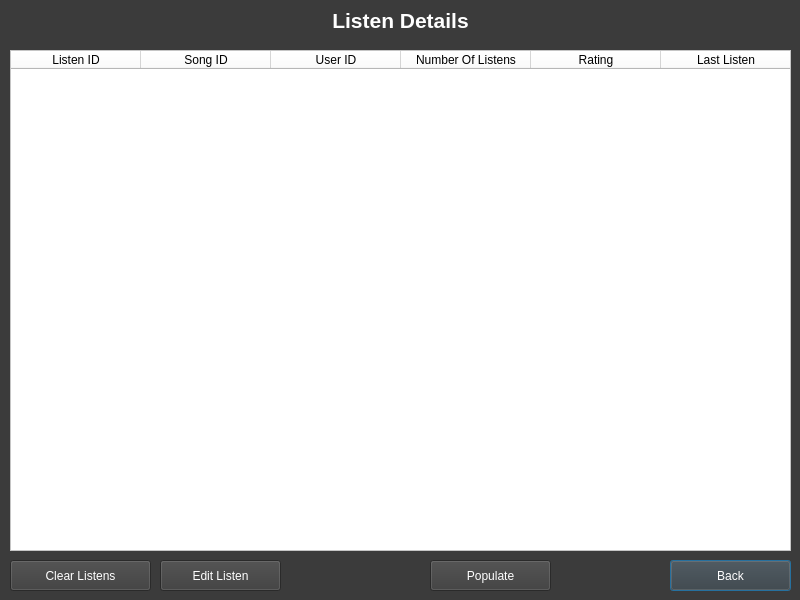
<?xml version="1.0" encoding="UTF-8"?>
<ui version="4.0">
 <class>listendetails</class>
 <widget class="QDialog" name="listendetails">
  <property name="geometry">
   <rect>
    <x>0</x>
    <y>0</y>
    <width>800</width>
    <height>600</height>
   </rect>
  </property>
  <property name="palette">
   <palette>
    <active>
     <colorrole role="WindowText">
      <brush brushstyle="SolidPattern">
       <color alpha="255">
        <red>255</red>
        <green>255</green>
        <blue>255</blue>
       </color>
      </brush>
     </colorrole>
     <colorrole role="Button">
      <brush brushstyle="SolidPattern">
       <color alpha="255">
        <red>59</red>
        <green>59</green>
        <blue>59</blue>
       </color>
      </brush>
     </colorrole>
     <colorrole role="Light">
      <brush brushstyle="SolidPattern">
       <color alpha="255">
        <red>88</red>
        <green>88</green>
        <blue>88</blue>
       </color>
      </brush>
     </colorrole>
     <colorrole role="Midlight">
      <brush brushstyle="SolidPattern">
       <color alpha="255">
        <red>73</red>
        <green>73</green>
        <blue>73</blue>
       </color>
      </brush>
     </colorrole>
     <colorrole role="Dark">
      <brush brushstyle="SolidPattern">
       <color alpha="255">
        <red>29</red>
        <green>29</green>
        <blue>29</blue>
       </color>
      </brush>
     </colorrole>
     <colorrole role="Mid">
      <brush brushstyle="SolidPattern">
       <color alpha="255">
        <red>39</red>
        <green>39</green>
        <blue>39</blue>
       </color>
      </brush>
     </colorrole>
     <colorrole role="Text">
      <brush brushstyle="SolidPattern">
       <color alpha="255">
        <red>255</red>
        <green>255</green>
        <blue>255</blue>
       </color>
      </brush>
     </colorrole>
     <colorrole role="BrightText">
      <brush brushstyle="SolidPattern">
       <color alpha="255">
        <red>255</red>
        <green>255</green>
        <blue>255</blue>
       </color>
      </brush>
     </colorrole>
     <colorrole role="ButtonText">
      <brush brushstyle="SolidPattern">
       <color alpha="255">
        <red>255</red>
        <green>255</green>
        <blue>255</blue>
       </color>
      </brush>
     </colorrole>
     <colorrole role="Base">
      <brush brushstyle="SolidPattern">
       <color alpha="255">
        <red>0</red>
        <green>0</green>
        <blue>0</blue>
       </color>
      </brush>
     </colorrole>
     <colorrole role="Window">
      <brush brushstyle="SolidPattern">
       <color alpha="255">
        <red>59</red>
        <green>59</green>
        <blue>59</blue>
       </color>
      </brush>
     </colorrole>
     <colorrole role="Shadow">
      <brush brushstyle="SolidPattern">
       <color alpha="255">
        <red>0</red>
        <green>0</green>
        <blue>0</blue>
       </color>
      </brush>
     </colorrole>
     <colorrole role="AlternateBase">
      <brush brushstyle="SolidPattern">
       <color alpha="255">
        <red>29</red>
        <green>29</green>
        <blue>29</blue>
       </color>
      </brush>
     </colorrole>
     <colorrole role="ToolTipBase">
      <brush brushstyle="SolidPattern">
       <color alpha="255">
        <red>255</red>
        <green>255</green>
        <blue>220</blue>
       </color>
      </brush>
     </colorrole>
     <colorrole role="ToolTipText">
      <brush brushstyle="SolidPattern">
       <color alpha="255">
        <red>0</red>
        <green>0</green>
        <blue>0</blue>
       </color>
      </brush>
     </colorrole>
    </active>
    <inactive>
     <colorrole role="WindowText">
      <brush brushstyle="SolidPattern">
       <color alpha="255">
        <red>255</red>
        <green>255</green>
        <blue>255</blue>
       </color>
      </brush>
     </colorrole>
     <colorrole role="Button">
      <brush brushstyle="SolidPattern">
       <color alpha="255">
        <red>59</red>
        <green>59</green>
        <blue>59</blue>
       </color>
      </brush>
     </colorrole>
     <colorrole role="Light">
      <brush brushstyle="SolidPattern">
       <color alpha="255">
        <red>88</red>
        <green>88</green>
        <blue>88</blue>
       </color>
      </brush>
     </colorrole>
     <colorrole role="Midlight">
      <brush brushstyle="SolidPattern">
       <color alpha="255">
        <red>73</red>
        <green>73</green>
        <blue>73</blue>
       </color>
      </brush>
     </colorrole>
     <colorrole role="Dark">
      <brush brushstyle="SolidPattern">
       <color alpha="255">
        <red>29</red>
        <green>29</green>
        <blue>29</blue>
       </color>
      </brush>
     </colorrole>
     <colorrole role="Mid">
      <brush brushstyle="SolidPattern">
       <color alpha="255">
        <red>39</red>
        <green>39</green>
        <blue>39</blue>
       </color>
      </brush>
     </colorrole>
     <colorrole role="Text">
      <brush brushstyle="SolidPattern">
       <color alpha="255">
        <red>255</red>
        <green>255</green>
        <blue>255</blue>
       </color>
      </brush>
     </colorrole>
     <colorrole role="BrightText">
      <brush brushstyle="SolidPattern">
       <color alpha="255">
        <red>255</red>
        <green>255</green>
        <blue>255</blue>
       </color>
      </brush>
     </colorrole>
     <colorrole role="ButtonText">
      <brush brushstyle="SolidPattern">
       <color alpha="255">
        <red>255</red>
        <green>255</green>
        <blue>255</blue>
       </color>
      </brush>
     </colorrole>
     <colorrole role="Base">
      <brush brushstyle="SolidPattern">
       <color alpha="255">
        <red>0</red>
        <green>0</green>
        <blue>0</blue>
       </color>
      </brush>
     </colorrole>
     <colorrole role="Window">
      <brush brushstyle="SolidPattern">
       <color alpha="255">
        <red>59</red>
        <green>59</green>
        <blue>59</blue>
       </color>
      </brush>
     </colorrole>
     <colorrole role="Shadow">
      <brush brushstyle="SolidPattern">
       <color alpha="255">
        <red>0</red>
        <green>0</green>
        <blue>0</blue>
       </color>
      </brush>
     </colorrole>
     <colorrole role="AlternateBase">
      <brush brushstyle="SolidPattern">
       <color alpha="255">
        <red>29</red>
        <green>29</green>
        <blue>29</blue>
       </color>
      </brush>
     </colorrole>
     <colorrole role="ToolTipBase">
      <brush brushstyle="SolidPattern">
       <color alpha="255">
        <red>255</red>
        <green>255</green>
        <blue>220</blue>
       </color>
      </brush>
     </colorrole>
     <colorrole role="ToolTipText">
      <brush brushstyle="SolidPattern">
       <color alpha="255">
        <red>0</red>
        <green>0</green>
        <blue>0</blue>
       </color>
      </brush>
     </colorrole>
    </inactive>
    <disabled>
     <colorrole role="WindowText">
      <brush brushstyle="SolidPattern">
       <color alpha="255">
        <red>29</red>
        <green>29</green>
        <blue>29</blue>
       </color>
      </brush>
     </colorrole>
     <colorrole role="Button">
      <brush brushstyle="SolidPattern">
       <color alpha="255">
        <red>59</red>
        <green>59</green>
        <blue>59</blue>
       </color>
      </brush>
     </colorrole>
     <colorrole role="Light">
      <brush brushstyle="SolidPattern">
       <color alpha="255">
        <red>88</red>
        <green>88</green>
        <blue>88</blue>
       </color>
      </brush>
     </colorrole>
     <colorrole role="Midlight">
      <brush brushstyle="SolidPattern">
       <color alpha="255">
        <red>73</red>
        <green>73</green>
        <blue>73</blue>
       </color>
      </brush>
     </colorrole>
     <colorrole role="Dark">
      <brush brushstyle="SolidPattern">
       <color alpha="255">
        <red>29</red>
        <green>29</green>
        <blue>29</blue>
       </color>
      </brush>
     </colorrole>
     <colorrole role="Mid">
      <brush brushstyle="SolidPattern">
       <color alpha="255">
        <red>39</red>
        <green>39</green>
        <blue>39</blue>
       </color>
      </brush>
     </colorrole>
     <colorrole role="Text">
      <brush brushstyle="SolidPattern">
       <color alpha="255">
        <red>29</red>
        <green>29</green>
        <blue>29</blue>
       </color>
      </brush>
     </colorrole>
     <colorrole role="BrightText">
      <brush brushstyle="SolidPattern">
       <color alpha="255">
        <red>255</red>
        <green>255</green>
        <blue>255</blue>
       </color>
      </brush>
     </colorrole>
     <colorrole role="ButtonText">
      <brush brushstyle="SolidPattern">
       <color alpha="255">
        <red>29</red>
        <green>29</green>
        <blue>29</blue>
       </color>
      </brush>
     </colorrole>
     <colorrole role="Base">
      <brush brushstyle="SolidPattern">
       <color alpha="255">
        <red>59</red>
        <green>59</green>
        <blue>59</blue>
       </color>
      </brush>
     </colorrole>
     <colorrole role="Window">
      <brush brushstyle="SolidPattern">
       <color alpha="255">
        <red>59</red>
        <green>59</green>
        <blue>59</blue>
       </color>
      </brush>
     </colorrole>
     <colorrole role="Shadow">
      <brush brushstyle="SolidPattern">
       <color alpha="255">
        <red>0</red>
        <green>0</green>
        <blue>0</blue>
       </color>
      </brush>
     </colorrole>
     <colorrole role="AlternateBase">
      <brush brushstyle="SolidPattern">
       <color alpha="255">
        <red>59</red>
        <green>59</green>
        <blue>59</blue>
       </color>
      </brush>
     </colorrole>
     <colorrole role="ToolTipBase">
      <brush brushstyle="SolidPattern">
       <color alpha="255">
        <red>255</red>
        <green>255</green>
        <blue>220</blue>
       </color>
      </brush>
     </colorrole>
     <colorrole role="ToolTipText">
      <brush brushstyle="SolidPattern">
       <color alpha="255">
        <red>0</red>
        <green>0</green>
        <blue>0</blue>
       </color>
      </brush>
     </colorrole>
    </disabled>
   </palette>
  </property>
  <property name="windowTitle">
   <string>Listen Details</string>
  </property>
  <widget class="QLabel" name="label">
   <property name="geometry">
    <rect>
     <x>0</x>
     <y>0</y>
     <width>801</width>
     <height>41</height>
    </rect>
   </property>
   <property name="text">
    <string>&lt;html&gt;&lt;head/&gt;&lt;body&gt;&lt;p align=&quot;center&quot;&gt;&lt;span style=&quot; font-size:16pt; font-weight:600;&quot;&gt;Listen Details&lt;/span&gt;&lt;/p&gt;&lt;/body&gt;&lt;/html&gt;</string>
   </property>
  </widget>
  <widget class="QTableWidget" name="listentable">
   <property name="geometry">
    <rect>
     <x>10</x>
     <y>50</y>
     <width>781</width>
     <height>501</height>
    </rect>
   </property>
   <property name="palette">
    <palette>
     <active>
      <colorrole role="WindowText">
       <brush brushstyle="SolidPattern">
        <color alpha="255">
         <red>0</red>
         <green>0</green>
         <blue>0</blue>
        </color>
       </brush>
      </colorrole>
      <colorrole role="Button">
       <brush brushstyle="SolidPattern">
        <color alpha="255">
         <red>255</red>
         <green>255</green>
         <blue>255</blue>
        </color>
       </brush>
      </colorrole>
      <colorrole role="Light">
       <brush brushstyle="SolidPattern">
        <color alpha="255">
         <red>255</red>
         <green>255</green>
         <blue>255</blue>
        </color>
       </brush>
      </colorrole>
      <colorrole role="Midlight">
       <brush brushstyle="SolidPattern">
        <color alpha="255">
         <red>255</red>
         <green>255</green>
         <blue>255</blue>
        </color>
       </brush>
      </colorrole>
      <colorrole role="Dark">
       <brush brushstyle="SolidPattern">
        <color alpha="255">
         <red>127</red>
         <green>127</green>
         <blue>127</blue>
        </color>
       </brush>
      </colorrole>
      <colorrole role="Mid">
       <brush brushstyle="SolidPattern">
        <color alpha="255">
         <red>170</red>
         <green>170</green>
         <blue>170</blue>
        </color>
       </brush>
      </colorrole>
      <colorrole role="Text">
       <brush brushstyle="SolidPattern">
        <color alpha="255">
         <red>0</red>
         <green>0</green>
         <blue>0</blue>
        </color>
       </brush>
      </colorrole>
      <colorrole role="BrightText">
       <brush brushstyle="SolidPattern">
        <color alpha="255">
         <red>255</red>
         <green>255</green>
         <blue>255</blue>
        </color>
       </brush>
      </colorrole>
      <colorrole role="ButtonText">
       <brush brushstyle="SolidPattern">
        <color alpha="255">
         <red>0</red>
         <green>0</green>
         <blue>0</blue>
        </color>
       </brush>
      </colorrole>
      <colorrole role="Base">
       <brush brushstyle="SolidPattern">
        <color alpha="255">
         <red>255</red>
         <green>255</green>
         <blue>255</blue>
        </color>
       </brush>
      </colorrole>
      <colorrole role="Window">
       <brush brushstyle="SolidPattern">
        <color alpha="255">
         <red>255</red>
         <green>255</green>
         <blue>255</blue>
        </color>
       </brush>
      </colorrole>
      <colorrole role="Shadow">
       <brush brushstyle="SolidPattern">
        <color alpha="255">
         <red>0</red>
         <green>0</green>
         <blue>0</blue>
        </color>
       </brush>
      </colorrole>
      <colorrole role="AlternateBase">
       <brush brushstyle="SolidPattern">
        <color alpha="255">
         <red>255</red>
         <green>255</green>
         <blue>255</blue>
        </color>
       </brush>
      </colorrole>
      <colorrole role="ToolTipBase">
       <brush brushstyle="SolidPattern">
        <color alpha="255">
         <red>255</red>
         <green>255</green>
         <blue>220</blue>
        </color>
       </brush>
      </colorrole>
      <colorrole role="ToolTipText">
       <brush brushstyle="SolidPattern">
        <color alpha="255">
         <red>0</red>
         <green>0</green>
         <blue>0</blue>
        </color>
       </brush>
      </colorrole>
     </active>
     <inactive>
      <colorrole role="WindowText">
       <brush brushstyle="SolidPattern">
        <color alpha="255">
         <red>0</red>
         <green>0</green>
         <blue>0</blue>
        </color>
       </brush>
      </colorrole>
      <colorrole role="Button">
       <brush brushstyle="SolidPattern">
        <color alpha="255">
         <red>255</red>
         <green>255</green>
         <blue>255</blue>
        </color>
       </brush>
      </colorrole>
      <colorrole role="Light">
       <brush brushstyle="SolidPattern">
        <color alpha="255">
         <red>255</red>
         <green>255</green>
         <blue>255</blue>
        </color>
       </brush>
      </colorrole>
      <colorrole role="Midlight">
       <brush brushstyle="SolidPattern">
        <color alpha="255">
         <red>255</red>
         <green>255</green>
         <blue>255</blue>
        </color>
       </brush>
      </colorrole>
      <colorrole role="Dark">
       <brush brushstyle="SolidPattern">
        <color alpha="255">
         <red>127</red>
         <green>127</green>
         <blue>127</blue>
        </color>
       </brush>
      </colorrole>
      <colorrole role="Mid">
       <brush brushstyle="SolidPattern">
        <color alpha="255">
         <red>170</red>
         <green>170</green>
         <blue>170</blue>
        </color>
       </brush>
      </colorrole>
      <colorrole role="Text">
       <brush brushstyle="SolidPattern">
        <color alpha="255">
         <red>0</red>
         <green>0</green>
         <blue>0</blue>
        </color>
       </brush>
      </colorrole>
      <colorrole role="BrightText">
       <brush brushstyle="SolidPattern">
        <color alpha="255">
         <red>255</red>
         <green>255</green>
         <blue>255</blue>
        </color>
       </brush>
      </colorrole>
      <colorrole role="ButtonText">
       <brush brushstyle="SolidPattern">
        <color alpha="255">
         <red>0</red>
         <green>0</green>
         <blue>0</blue>
        </color>
       </brush>
      </colorrole>
      <colorrole role="Base">
       <brush brushstyle="SolidPattern">
        <color alpha="255">
         <red>255</red>
         <green>255</green>
         <blue>255</blue>
        </color>
       </brush>
      </colorrole>
      <colorrole role="Window">
       <brush brushstyle="SolidPattern">
        <color alpha="255">
         <red>255</red>
         <green>255</green>
         <blue>255</blue>
        </color>
       </brush>
      </colorrole>
      <colorrole role="Shadow">
       <brush brushstyle="SolidPattern">
        <color alpha="255">
         <red>0</red>
         <green>0</green>
         <blue>0</blue>
        </color>
       </brush>
      </colorrole>
      <colorrole role="AlternateBase">
       <brush brushstyle="SolidPattern">
        <color alpha="255">
         <red>255</red>
         <green>255</green>
         <blue>255</blue>
        </color>
       </brush>
      </colorrole>
      <colorrole role="ToolTipBase">
       <brush brushstyle="SolidPattern">
        <color alpha="255">
         <red>255</red>
         <green>255</green>
         <blue>220</blue>
        </color>
       </brush>
      </colorrole>
      <colorrole role="ToolTipText">
       <brush brushstyle="SolidPattern">
        <color alpha="255">
         <red>0</red>
         <green>0</green>
         <blue>0</blue>
        </color>
       </brush>
      </colorrole>
     </inactive>
     <disabled>
      <colorrole role="WindowText">
       <brush brushstyle="SolidPattern">
        <color alpha="255">
         <red>127</red>
         <green>127</green>
         <blue>127</blue>
        </color>
       </brush>
      </colorrole>
      <colorrole role="Button">
       <brush brushstyle="SolidPattern">
        <color alpha="255">
         <red>255</red>
         <green>255</green>
         <blue>255</blue>
        </color>
       </brush>
      </colorrole>
      <colorrole role="Light">
       <brush brushstyle="SolidPattern">
        <color alpha="255">
         <red>255</red>
         <green>255</green>
         <blue>255</blue>
        </color>
       </brush>
      </colorrole>
      <colorrole role="Midlight">
       <brush brushstyle="SolidPattern">
        <color alpha="255">
         <red>255</red>
         <green>255</green>
         <blue>255</blue>
        </color>
       </brush>
      </colorrole>
      <colorrole role="Dark">
       <brush brushstyle="SolidPattern">
        <color alpha="255">
         <red>127</red>
         <green>127</green>
         <blue>127</blue>
        </color>
       </brush>
      </colorrole>
      <colorrole role="Mid">
       <brush brushstyle="SolidPattern">
        <color alpha="255">
         <red>170</red>
         <green>170</green>
         <blue>170</blue>
        </color>
       </brush>
      </colorrole>
      <colorrole role="Text">
       <brush brushstyle="SolidPattern">
        <color alpha="255">
         <red>127</red>
         <green>127</green>
         <blue>127</blue>
        </color>
       </brush>
      </colorrole>
      <colorrole role="BrightText">
       <brush brushstyle="SolidPattern">
        <color alpha="255">
         <red>255</red>
         <green>255</green>
         <blue>255</blue>
        </color>
       </brush>
      </colorrole>
      <colorrole role="ButtonText">
       <brush brushstyle="SolidPattern">
        <color alpha="255">
         <red>127</red>
         <green>127</green>
         <blue>127</blue>
        </color>
       </brush>
      </colorrole>
      <colorrole role="Base">
       <brush brushstyle="SolidPattern">
        <color alpha="255">
         <red>255</red>
         <green>255</green>
         <blue>255</blue>
        </color>
       </brush>
      </colorrole>
      <colorrole role="Window">
       <brush brushstyle="SolidPattern">
        <color alpha="255">
         <red>255</red>
         <green>255</green>
         <blue>255</blue>
        </color>
       </brush>
      </colorrole>
      <colorrole role="Shadow">
       <brush brushstyle="SolidPattern">
        <color alpha="255">
         <red>0</red>
         <green>0</green>
         <blue>0</blue>
        </color>
       </brush>
      </colorrole>
      <colorrole role="AlternateBase">
       <brush brushstyle="SolidPattern">
        <color alpha="255">
         <red>255</red>
         <green>255</green>
         <blue>255</blue>
        </color>
       </brush>
      </colorrole>
      <colorrole role="ToolTipBase">
       <brush brushstyle="SolidPattern">
        <color alpha="255">
         <red>255</red>
         <green>255</green>
         <blue>220</blue>
        </color>
       </brush>
      </colorrole>
      <colorrole role="ToolTipText">
       <brush brushstyle="SolidPattern">
        <color alpha="255">
         <red>0</red>
         <green>0</green>
         <blue>0</blue>
        </color>
       </brush>
      </colorrole>
     </disabled>
    </palette>
   </property>
   <property name="horizontalScrollBarPolicy">
    <enum>Qt::ScrollBarAlwaysOff</enum>
   </property>
   <property name="autoScrollMargin">
    <number>20</number>
   </property>
   <property name="alternatingRowColors">
    <bool>true</bool>
   </property>
   <attribute name="horizontalHeaderDefaultSectionSize">
    <number>130</number>
   </attribute>
   <column>
    <property name="text">
     <string>Listen ID</string>
    </property>
   </column>
   <column>
    <property name="text">
     <string>Song ID</string>
    </property>
   </column>
   <column>
    <property name="text">
     <string>User ID</string>
    </property>
   </column>
   <column>
    <property name="text">
     <string>Number Of Listens</string>
    </property>
   </column>
   <column>
    <property name="text">
     <string>Rating</string>
    </property>
   </column>
   <column>
    <property name="text">
     <string>Last Listen</string>
    </property>
   </column>
  </widget>
  <widget class="QPushButton" name="backbutton">
   <property name="geometry">
    <rect>
     <x>670</x>
     <y>560</y>
     <width>121</width>
     <height>31</height>
    </rect>
   </property>
   <property name="styleSheet">
    <string notr="true">font: 14pt &quot;Verdana&quot;;</string>
   </property>
   <property name="text">
    <string>Back</string>
   </property>
  </widget>
  <widget class="QPushButton" name="clearbutton">
   <property name="geometry">
    <rect>
     <x>10</x>
     <y>560</y>
     <width>141</width>
     <height>31</height>
    </rect>
   </property>
   <property name="styleSheet">
    <string notr="true">font: 14pt &quot;Verdana&quot;;</string>
   </property>
   <property name="text">
    <string>Clear Listens</string>
   </property>
  </widget>
  <widget class="QPushButton" name="editbutton">
   <property name="geometry">
    <rect>
     <x>160</x>
     <y>560</y>
     <width>121</width>
     <height>31</height>
    </rect>
   </property>
   <property name="styleSheet">
    <string notr="true">font: 14pt &quot;Verdana&quot;;</string>
   </property>
   <property name="text">
    <string>Edit Listen</string>
   </property>
  </widget>
  <widget class="QPushButton" name="populatebutton">
   <property name="geometry">
    <rect>
     <x>430</x>
     <y>560</y>
     <width>121</width>
     <height>31</height>
    </rect>
   </property>
   <property name="styleSheet">
    <string notr="true">font: 14pt &quot;Verdana&quot;;</string>
   </property>
   <property name="text">
    <string>Populate</string>
   </property>
  </widget>
 </widget>
 <resources/>
 <connections>
  <connection>
   <sender>backbutton</sender>
   <signal>clicked()</signal>
   <receiver>listendetails</receiver>
   <slot>back()</slot>
   <hints>
    <hint type="sourcelabel">
     <x>688</x>
     <y>576</y>
    </hint>
    <hint type="destinationlabel">
     <x>630</x>
     <y>569</y>
    </hint>
   </hints>
  </connection>
  <connection>
   <sender>editbutton</sender>
   <signal>clicked()</signal>
   <receiver>listendetails</receiver>
   <slot>edit()</slot>
   <hints>
    <hint type="sourcelabel">
     <x>221</x>
     <y>577</y>
    </hint>
    <hint type="destinationlabel">
     <x>387</x>
     <y>573</y>
    </hint>
   </hints>
  </connection>
  <connection>
   <sender>clearbutton</sender>
   <signal>clicked()</signal>
   <receiver>listendetails</receiver>
   <slot>clear()</slot>
   <hints>
    <hint type="sourcelabel">
     <x>108</x>
     <y>577</y>
    </hint>
    <hint type="destinationlabel">
     <x>361</x>
     <y>562</y>
    </hint>
   </hints>
  </connection>
  <connection>
   <sender>populatebutton</sender>
   <signal>clicked()</signal>
   <receiver>listendetails</receiver>
   <slot>populate()</slot>
   <hints>
    <hint type="sourcelabel">
     <x>522</x>
     <y>578</y>
    </hint>
    <hint type="destinationlabel">
     <x>579</x>
     <y>572</y>
    </hint>
   </hints>
  </connection>
 </connections>
 <slots>
  <slot>back()</slot>
  <slot>edit()</slot>
  <slot>clear()</slot>
  <slot>populate()</slot>
 </slots>
</ui>
